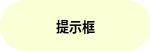
<?xml version="1.0" encoding="UTF-8"?>
<ui version="4.0">
 <class>Dialog</class>
 <widget class="QDialog" name="Dialog">
  <property name="geometry">
   <rect>
    <x>0</x>
    <y>0</y>
    <width>150</width>
    <height>54</height>
   </rect>
  </property>
  <property name="windowTitle">
   <string>Dialog</string>
  </property>
  <property name="styleSheet">
   <string notr="true">background: transparent;</string>
  </property>
  <widget class="QPushButton" name="pushButton">
   <property name="geometry">
    <rect>
     <x>0</x>
     <y>0</y>
     <width>151</width>
     <height>51</height>
    </rect>
   </property>
   <property name="sizePolicy">
    <sizepolicy hsizetype="Expanding" vsizetype="Fixed">
     <horstretch>0</horstretch>
     <verstretch>0</verstretch>
    </sizepolicy>
   </property>
   <property name="font">
    <font>
     <family>Microsoft YaHei UI</family>
     <pointsize>10</pointsize>
     <weight>75</weight>
     <bold>true</bold>
    </font>
   </property>
   <property name="focusPolicy">
    <enum>Qt::NoFocus</enum>
   </property>
   <property name="contextMenuPolicy">
    <enum>Qt::NoContextMenu</enum>
   </property>
   <property name="autoFillBackground">
    <bool>false</bool>
   </property>
   <property name="styleSheet">
    <string notr="true">background-color:rgb(250, 255, 213);
border-style:none;
padding:8px;
border-radius:25px;</string>
   </property>
   <property name="text">
    <string>提示框</string>
   </property>
  </widget>
 </widget>
 <resources/>
 <connections/>
</ui>
